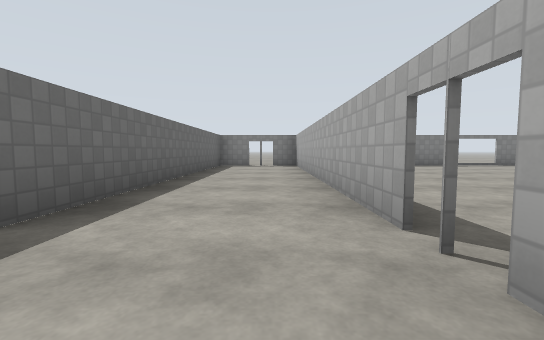
view 1 (above)

24 first-person views from a walk through a Gazebo world. The camera is 1.2 m above the floor, tilts 4° down and sees 90° across. The floor is counted in squares, 2.5 m on a side. Each view is taken from the middle of a square. On the plan, view 1 faces up. The plan holds only what a view shows up to about 9 squares ahead; the rest is blank. Simple patterns stand in for the simulator's built-in surfaces.

view 2
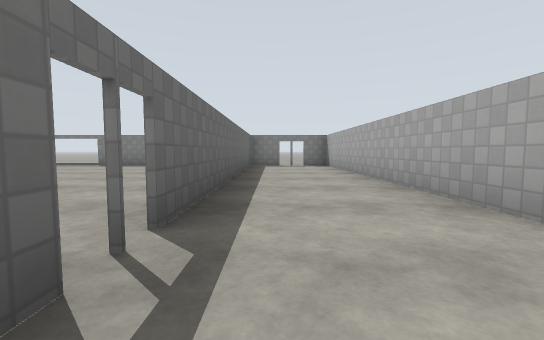

view 3
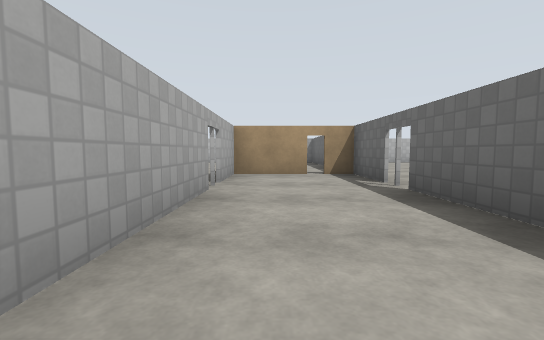

view 4
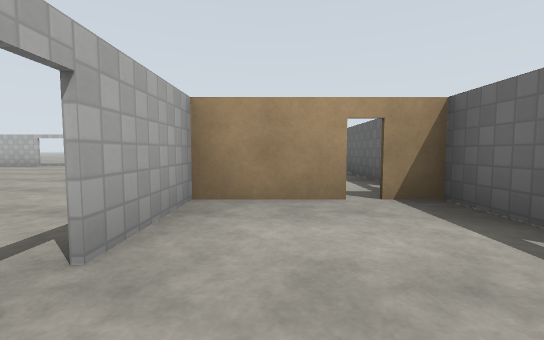

view 5
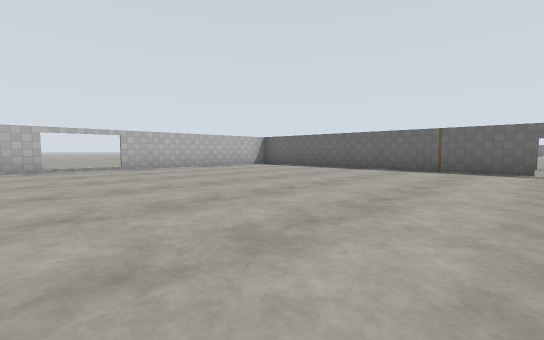

view 6
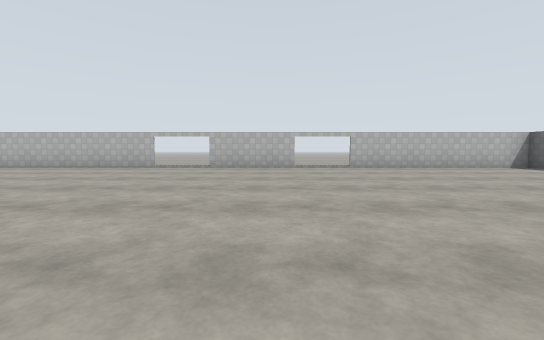

view 7
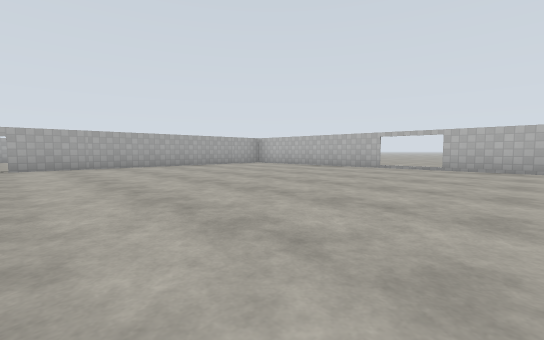

view 8
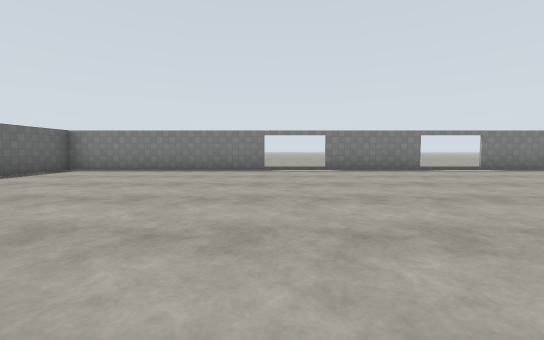

view 9
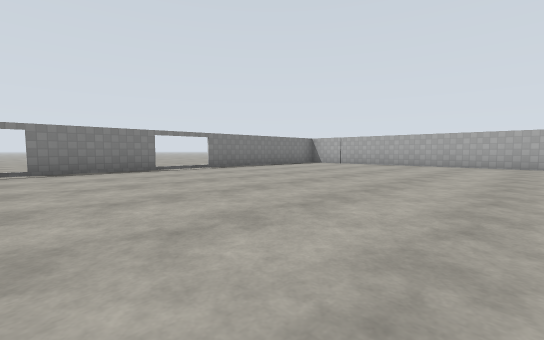

view 10
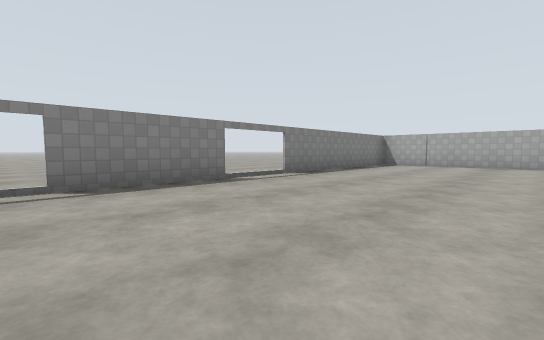

view 11
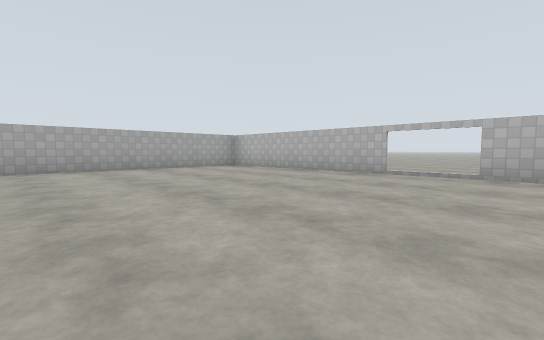

view 12
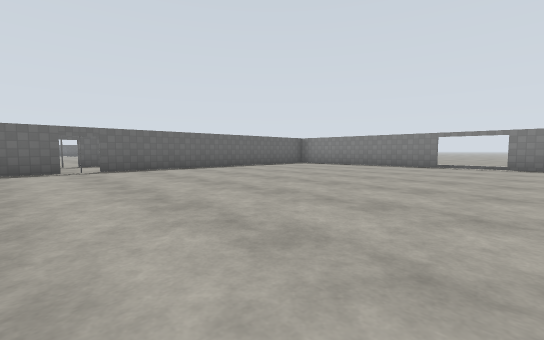

view 13
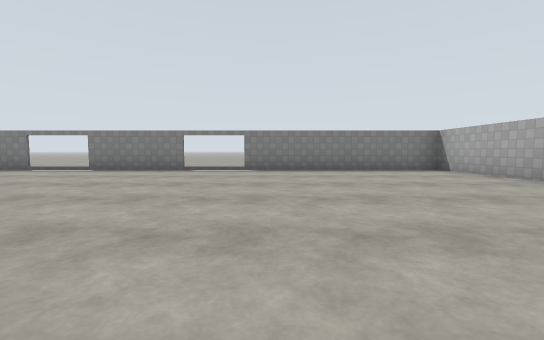

view 14
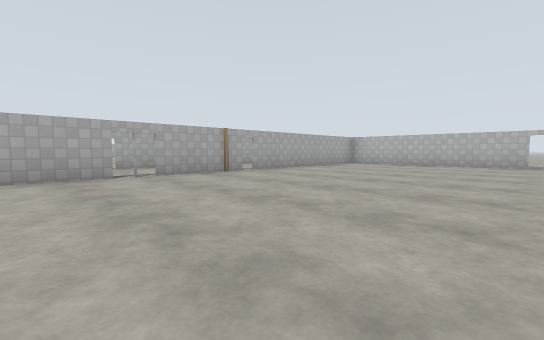

view 15
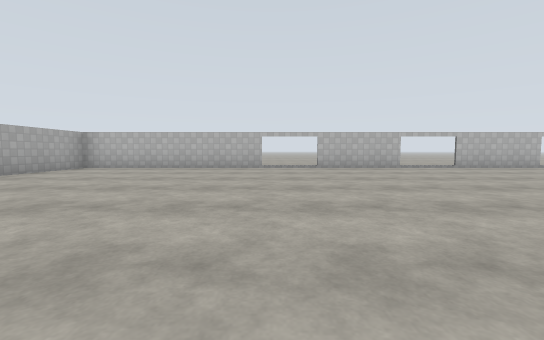

view 16
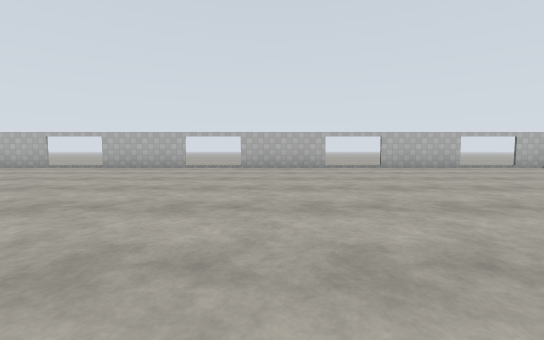

view 17
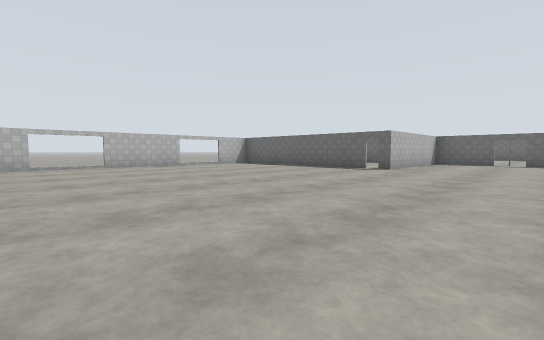

view 18
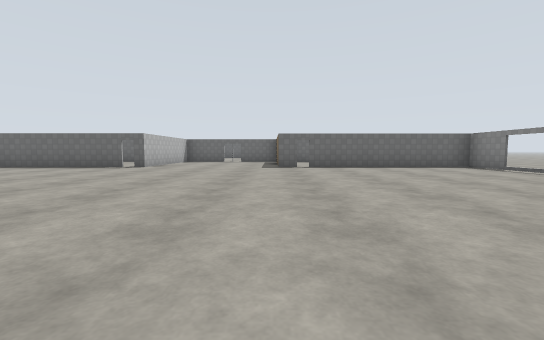

view 19
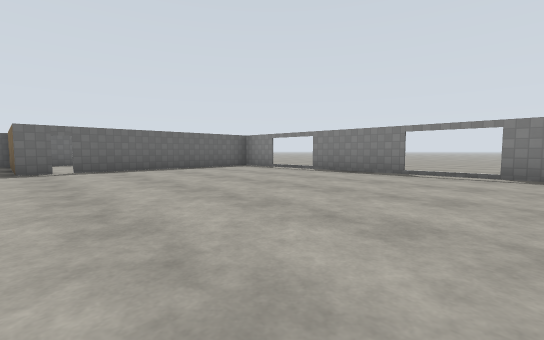

view 20
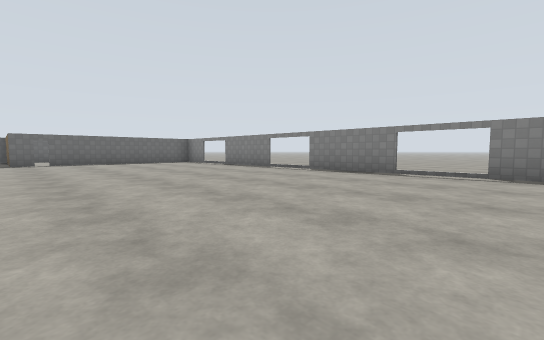

view 21
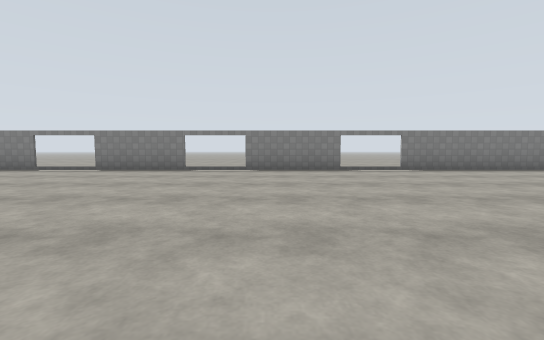

view 22
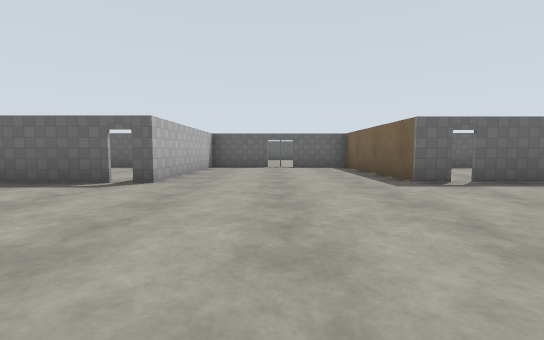

view 23
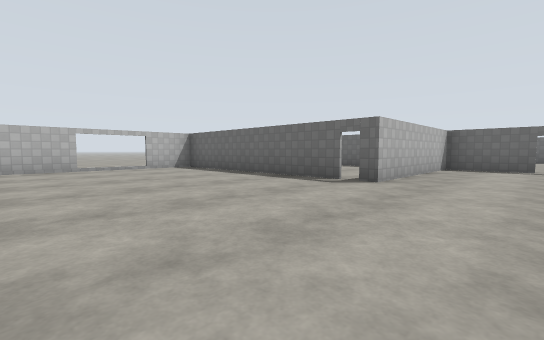

view 24
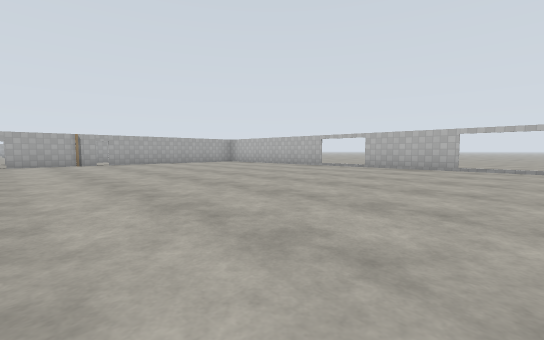

### Floor plan
Points are (right, up) in squares from view 1. A wall is a line through its corners. A room is listed if a view was taken in it or the views show most of it. See-through windows are left out.
Room 1 (views 1, 2, 3, 4)
walls: (-1.7, 1) (-1.7, -0.7) (-1, -0.7); (0.8, 1.5) (0.8, 9); (-0.7, -0.7) (0.8, -0.7) (0.8, 1); (-1.7, 9) (-1.7, 1.6)
ways out: open door at (1, 1.5) to room 2; open door at (-2, 1.5) to room 3; open door at (-1.5, -1) to room 3; open door at (-0.5, 9)
Room 2 (views 5, 6, 7, 8, 9, 10, 11, 12)
walls: (16.3, 2) (16.3, 8.5); (11.2, -6.6) (16.4, -6.6) (16.3, 1); (0.9, 1) (0.9, -4.6); (0.9, 5.6) (0.9, 1.6); (15.9, 8.9) (0, 8.9); (0.9, -6.1) (0.9, -6.6) (9.8, -6.6); (0.9, 9) (0.9, 7.1)
ways out: open door at (1, 1.5) to room 1; open door at (16, 1.5); gap at (6, -7); gap at (6, 9)
Room 3 (views 13, 14, 15, 16, 17, 18, 19, 20, 21, 22, 23, 24)
walls: (-6.8, -6.6) (-1.8, -6.6) (-1.8, -1.5); (-21.1, -1.4) (-21.1, -6.6) (-8.2, -6.6); (-21.1, 3.9) (-21.1, 3.2) (-25.1, 3.2) (-25.1, 1.6); (-1.8, 1.6) (-1.8, 3.1); (-1.8, -1.2) (-1.8, 1); (-1.8, 6.1) (-1.8, 9); (-25.1, 1) (-25.1, -0.7) (-21, -0.7); (-0.7, 8.9) (-21.1, 8.9) (-21.1, 4)
ways out: open door at (-2, 1.5) to room 1; open door at (-1.5, -1) to room 1; open door at (-25, 1.5); open door at (-21, -1); open door at (-21, 4); gap at (-20, -7); gap at (-20, 9); gap at (-18, -7); gap at (-16, -7); gap at (-16, 9); gap at (-12, -7)

Where each view was taken, in squares from view 1:
view 1: 0 up, 0 right, facing up
view 2: 0 up, 1 left, facing up
view 3: 5 up, 0 right, facing down
view 4: 2 up, 0 right, facing down
view 5: 1 up, 8 right, facing down-left
view 6: 1 up, 8 right, facing down
view 7: 1 up, 8 right, facing down-right
view 8: 2 up, 6 right, facing up
view 9: 2 up, 7 right, facing up-right
view 10: 5 up, 7 right, facing up-right
view 11: 1 down, 9 right, facing down-right
view 12: 0 up, 8 right, facing up-left
view 13: 2 up, 6 left, facing up
view 14: 3 up, 7 left, facing down-right
view 15: 1 up, 7 left, facing down
view 16: 1 up, 13 left, facing down
view 17: 2 up, 14 left, facing down-left
view 18: 3 up, 13 left, facing left
view 19: 3 up, 14 left, facing up-left
view 20: 3 up, 10 left, facing up-left
view 21: 2 up, 10 left, facing up
view 22: 1 up, 17 left, facing left
view 23: 1 up, 17 left, facing down-left
view 24: 1 up, 12 left, facing down-right
